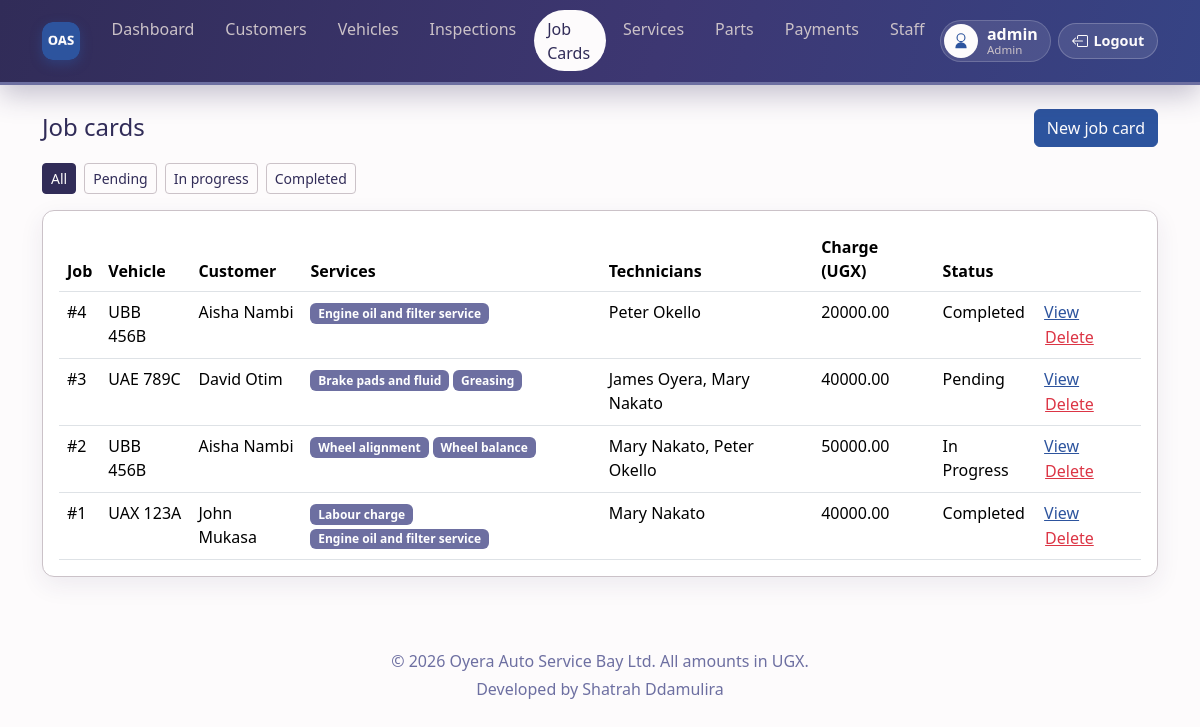
Screenshot of /orders/ (signed in) with the database file from the repository.
### orders/models.py (models this page shows, shortened)
class Order(models.Model):
    STATUS_CHOICES = [
        ('Pending', 'Pending'),
        ('In Progress', 'In Progress'),
        ('Completed', 'Completed'),
    ]
    order_id = models.AutoField(primary_key=True)
    vehicle = models.ForeignKey(Vehicle, on_delete=models.CASCADE)
    role = models.ManyToManyField(Role, blank=True)
    technicians = models.ManyToManyField(Employee, blank=True)
    service = models.ManyToManyField('services.Service', blank=True)
    description = models.TextField(blank=True)
    status = models.CharField(max_length=20, choices=STATUS_CHOICES, default='Pending')
    created_at = models.DateTimeField(auto_now_add=True)
    def service_total(self):
        total = 0
        for item in self.service.all():
            total += item.unit_cost
        return total

class Vehicle(models.Model):
    SIZE_CHOICES = [
        ('Heavy', 'Heavy'),
        ('Commercial', 'Commercial'),
        ('Small', 'Small'),
    ]
    vehicle_id = models.AutoField(primary_key=True)
    customer = models.ForeignKey(Customer, on_delete=models.CASCADE)
    size = models.CharField(max_length=20, choices=SIZE_CHOICES)
    car_model = models.CharField(max_length=50, blank=True)
    number_plate = models.CharField(max_length=20)

class Customer(models.Model):
    customer_id = models.AutoField(primary_key=True)
    customer_name = models.CharField(max_length=80)
    customer_email = models.EmailField(max_length=80, unique=True)
    phone_number = models.CharField(max_length=15)

### services/models.py (models this page shows, shortened)
class Service(models.Model):
    service_id = models.AutoField(primary_key=True)
    service_name = models.CharField(max_length=50)
    description = models.TextField()
    unit_cost = models.DecimalField(max_digits=15, decimal_places=2)

### employees/models.py (models this page shows, shortened)
class Employee(models.Model):
    ROLE_ADMIN = 'admin'
    ROLE_SENIOR = 'senior'
    ROLE_TECHNICIAN = 'technician'
    ROLE_CHOICES = [
        (ROLE_ADMIN, 'Admin'),
        (ROLE_SENIOR, 'Senior Technician'),
        (ROLE_TECHNICIAN, 'Technician'),
    ]
    employee_id = models.AutoField(primary_key=True)
    user = models.OneToOneField(User, on_delete=models.CASCADE, null=True, blank=True, related_name='employee')
    employee_name = models.CharField(max_length=80)
    date_of_birth = models.DateField()
    phone_number = models.CharField(max_length=15)
    email = models.EmailField(max_length=80, unique=True)
    job_role = models.CharField(max_length=20, choices=ROLE_CHOICES, default=ROLE_TECHNICIAN)
    has_nin = models.BooleanField(default=True)
    nin = models.CharField(max_length=20, blank=True)
    passport_number = models.CharField(max_length=50, blank=True)
    password = models.CharField(max_length=128, blank=True)

### orders/views.py (the view)
# urls.py: path('', views.order_list, name='order_list'),
@role_required(ADMIN, SENIOR, TECHNICIAN)
def order_list(request):
    orders = Order.objects.select_related('vehicle', 'vehicle__customer').prefetch_related('service', 'technicians').order_by('-created_at')
    employee = getattr(request.user, 'employee', None)
    if user_role(request.user) == TECHNICIAN and employee:
        orders = orders.filter(technicians=employee)
    status_filter = request.GET.get('status')
    allowed = {choice[0] for choice in Order.STATUS_CHOICES}
    if status_filter in allowed:
        orders = orders.filter(status=status_filter)
    else:
        status_filter = ''
    return render(request, 'orders/order_list.html', {
        'orders': orders,
        'status_filter': status_filter,
    })

### employees/access.py (called while the page is built)
def user_role(user):
    if not user.is_authenticated:
        return None
    if user.is_superuser:
        return ADMIN
    employee = getattr(user, 'employee', None)
    if employee:
        return employee.job_role
    return None

def role_required(*roles):
    def decorator(view_func):
        @login_required
        @wraps(view_func)
        def wrapped(request, *args, **kwargs):
            if user_role(request.user) not in roles:
                messages.error(request, 'You are not allowed to open that page.')
                return redirect('home')
            return view_func(request, *args, **kwargs)
        return wrapped
    return decorator

### orders/templates/orders/order_list.html (shortened to what this page needs)
{% extends "base.html" %}
{% block content %}
<div class="d-flex justify-content-between align-items-center mb-3">
    <h1 class="h4 mb-0">{% if is_technician %}My job cards{% else %}Job cards{% endif %}</h1>
    {% if can_manage_jobs %}
    <a href="{% url 'order_add' %}" class="btn btn-bay">New job card</a>
    {% endif %}
</div>
<div class="mb-3 d-flex flex-wrap gap-2">
    <a href="{% url 'order_list' %}" class="btn btn-sm {% if not status_filter %}btn-dark{% else %}btn-outline-dark{% endif %}">All</a>
    <a href="{% url 'order_list' %}?status=Pending" class="btn btn-sm {% if status_filter == 'Pending' %}btn-dark{% else %}btn-outline-dark{% endif %}">Pending</a>
    <a href="{% url 'order_list' %}?status=In+Progress" class="btn btn-sm {% if status_filter == 'In Progress' %}btn-dark{% else %}btn-outline-dark{% endif %}">In progress</a>
    <a href="{% url 'order_list' %}?status=Completed" class="btn btn-sm {% if status_filter == 'Completed' %}btn-dark{% else %}btn-outline-dark{% endif %}">Completed</a>
</div>
<div class="page-card p-3">
    <table class="table mb-0">
        <thead>
            <tr>
                <th>Job</th>
                <th>Vehicle</th>
                <th>Customer</th>
                <th>Services</th>
                <th>Technicians</th>
                <th>Charge (UGX)</th>
                <th>Status</th>
                <th></th>
            </tr>
        </thead>
        <tbody>
            {% for order in orders %}
            <tr data-href="{% url 'order_detail' order.order_id %}">
                <td>#{{ order.order_id }}</td>
                <td>{{ order.vehicle.number_plate }}</td>
                <td>{{ order.vehicle.customer.customer_name }}</td>
                <td>
                    {% for service in order.service.all %}
                        <span class="badge bg-secondary">{{ service.service_name }}</span>
                    {% empty %}None{% endfor %}
                </td>
                <td>
                    {% for tech in order.technicians.all %}
                        {{ tech.employee_name }}{% if not forloop.last %}, {% endif %}
                    {% empty %}None{% endfor %}
                </td>
                <td>{{ order.service_total }}</td>
                <td>{{ order.status }}</td>
                <td>
                    <a href="{% url 'order_detail' order.order_id %}">View</a>
                    {% if can_manage_jobs %}
                    {% include 'includes/delete_button.html' with delete_url='order_delete' pk=order.order_id %}
                    {% endif %}
                </td>
            </tr>
            {% endfor %}
        </tbody>
    </table>
</div>
{% endblock %}

### oas/templates/base.html (shortened to what this page needs)
{% load static %}
<!DOCTYPE html>
<html lang="en">
<head>
    <link href="https://cdn.jsdelivr.net/npm/bootstrap@5.3.3/dist/css/bootstrap.min.css" rel="stylesheet">
</head>
<body class="{% block body_class %}{% endblock %}">
{% if user.is_authenticated %}
{% with url_name=request.resolver_match.url_name|default:'' %}
<nav class="navbar navbar-expand-lg navbar-dark sticky-top app-nav mb-4">
    <div class="container">
        <a class="navbar-brand d-flex align-items-center" href="{% url 'home' %}" title="OAS Bay">
            <img src="{% static 'employees/logo.png' %}" alt="OAS Bay" class="brand-mark" width="38" height="38">
        </a>
        <div class="d-flex align-items-center order-lg-3 ms-auto ms-lg-0">
            <div class="profile-chip" title="{{ profile_name }}">
                <span class="profile-icon" aria-hidden="true">
                    <svg xmlns="http://www.w3.org/2000/svg" width="18" height="18" fill="currentColor" viewBox="0 0 16 16">
                        <path d="M8 8a3 3 0 1 0 0-6 3 3 0 0 0 0 6m4-3a4 4 0 1 1-8 0 4 4 0 0 1 8 0M8 9a5 5 0 0 0-5 5 .5.5 0 0 0 .5.5h9a.5.5 0 0 0 .5-.5 5 5 0 0 0-5-5"/>
                    </svg>
                </span>
                <span class="d-none d-md-block">
                    <strong>{{ profile_name }}</strong>
                    <small>{{ role_label }}</small>
                </span>
            </div>
            <form method="post" action="{% url 'logout' %}" class="d-inline">
                <button type="submit" class="logout-btn" title="Logout">
                    <span class="d-none d-sm-inline">Logout</span>
                </button>
            </form>
        </div>
        <div class="collapse navbar-collapse order-lg-2" id="mainNav">
            <ul class="navbar-nav mx-lg-auto my-2 my-lg-0">
                <li class="nav-item"><a class="nav-link {% if url_name == 'home' %}active{% endif %}" href="{% url 'home' %}">Dashboard</a></li>
                {% if can_manage_customers %}
                <li class="nav-item"><a class="nav-link {% if url_name == 'customer_list' or url_name == 'customer_add' %}active{% endif %}" href="{% url 'customer_list' %}">Customers</a></li>
                <li class="nav-item"><a class="nav-link {% if url_name == 'vehicle_list' or url_name == 'vehicle_add' %}active{% endif %}" href="{% url 'vehicle_list' %}">Vehicles</a></li>
                {% endif %}
                {% if can_inspect %}
                <li class="nav-item"><a class="nav-link {% if url_name == 'inspection_list' or url_name == 'inspection_add' %}active{% endif %}" href="{% url 'inspection_list' %}">Inspections</a></li>
                {% endif %}
                {% if can_view_jobs %}
                <li class="nav-item"><a class="nav-link {% if url_name == 'order_list' or url_name == 'order_add' or url_name == 'order_detail' %}active{% endif %}" href="{% url 'order_list' %}">Job Cards</a></li>
                {% endif %}
                {% if can_view_services %}
                <li class="nav-item"><a class="nav-link {% if url_name == 'service_list' or url_name == 'service_add' or url_name == 'service_edit' %}active{% endif %}" href="{% url 'service_list' %}">Services</a></li>
                {% endif %}
                {% if can_view_parts %}
                <li class="nav-item"><a class="nav-link " href="{% url 'part_list' %}">{% if is_technician %}Issued parts{% else %}Parts{% endif %}</a></li>
                {% endif %}
                {% if can_manage_payments %}
                <li class="nav-item"><a class="nav-link {% if url_name == 'payment_list' or url_name == 'payment_add' or url_name == 'receipt_view' %}active{% endif %}" href="{% url 'payment_list' %}">Payments</a></li>
                {% elif can_view_receipts %}
                <li class="nav-item"><a class="nav-link {% if url_name == 'payment_list' or url_name == 'receipt_view' %}active{% endif %}" href="{% url 'payment_list' %}">Receipts</a></li>
                {% endif %}
                {% if can_manage_staff %}
                <li class="nav-item"><a class="nav-link " href="{% url 'employee_list' %}">Staff</a></li>
                {% endif %}
            </ul>
        </div>
    </div>
</nav>
{% endwith %}
{% else %}
<div class="py-4 auth-spacer"></div>
{% endif %}
<main class="container pb-5">
    {% block content %}{% endblock %}
</main>
<footer class="text-center py-4">
    <div>&copy; 2026 Oyera Auto Service Bay Ltd. All amounts in UGX.</div>
    <div class="mt-1">Developed by Shatrah Ddamulira</div>
</footer>
</body>
</html>

### oas/templates/includes/delete_button.html (shortened to what this page needs)
<form method="post" action="{% url delete_url pk %}" class="d-inline" onsubmit="return confirm('Delete this record?');">
    <button type="submit" class="btn btn-link text-danger p-0 align-baseline">Delete</button>
</form>

### oas/templates/base.html (style rules this page uses)
:root { --paper: #fdfbfc; --mist: #cbc2c8; --slate: #6d6fa1; --bay: #2d549e; --ink: #312c58; }
html { scroll-behavior: smooth; }
body { background: var(--paper); color: var(--ink); min-height: 100vh; }
a { color: var(--bay); }
.navbar.app-nav { background: linear-gradient(105deg, var(--ink) 0%, #3d3772 55%, var(--bay) 160%) !important; box-shadow: 0 10px 28px rgba(49,44,88,.28); padding-top: .65rem; padding-bottom: .65rem; border-bottom: 3px solid var(--slate); }
.navbar-brand { color: var(--paper) !important; font-weight: 700; letter-spacing: .02em; }
.brand-mark { width: 38px; height: 38px; border-radius: 11px; display: block; box-shadow: 0 4px 12px rgba(45,84,158,.45); }
.nav-link { color: var(--mist) !important; border-radius: 999px; padding: 0.4rem 0.85rem !important; margin: 0 0.12rem; font-weight: 500; transition: color .2s ease, background-color .2s ease; }
.nav-link.active { background: var(--paper); color: var(--ink) !important; }
.profile-chip { display: flex; align-items: center; gap: .55rem; background: rgba(253,251,252,.1); border: 1px solid rgba(253,251,252,.18); border-radius: 999px; padding: .2rem .75rem .2rem .2rem; color: var(--paper); max-width: 220px; }
.profile-chip strong, .profile-chip small { display: block; line-height: 1.15; }
.profile-chip strong { overflow: hidden; text-overflow: ellipsis; white-space: nowrap; }
.profile-chip small { color: var(--mist); font-size: .72rem; }
.profile-icon { width: 34px; height: 34px; border-radius: 50%; background: var(--paper); color: var(--bay); display: inline-flex; align-items: center; justify-content: center; font-weight: 700; flex-shrink: 0; }
.logout-btn { display: inline-flex; align-items: center; gap: .35rem; border: 1px solid rgba(253,251,252,.22); background: rgba(253,251,252,.1); color: var(--paper); border-radius: 999px; padding: .4rem .8rem; margin-left: .45rem; font-size: .9rem; font-weight: 600; cursor: pointer; }
.page-card { background: #fff; border: 1px solid var(--mist); border-radius: 12px; box-shadow: 0 8px 24px rgba(49,44,88,.08); transition: box-shadow .2s ease, transform .2s ease; }
.btn { transition: background-color .2s ease, color .2s ease, transform .15s ease, box-shadow .2s ease; }
.btn-bay { background: var(--bay); color: var(--paper); border-color: var(--bay); }
.btn-dark { background: var(--ink); border-color: var(--ink); color: var(--paper); }
.btn-outline-dark { color: var(--ink); border-color: var(--mist); }
footer { color: var(--slate); }
.table thead { background: var(--ink); color: var(--paper); }
.bg-secondary { background-color: var(--slate) !important; }
tr[data-href] { cursor: pointer; }
main.container { animation: pageIn .22s ease; }

### rows the page displays
Order: order_id "4", vehicle.number_plate "UBB 456B", vehicle.customer.customer_name "Aisha Nambi", service_total "20000.00", status "Completed"
Service: service_name "Engine oil and filter service"
Employee: employee_name "Peter Okello"
Order: order_id "3", vehicle.number_plate "UAE 789C", vehicle.customer.customer_name "David Otim", service_total "40000.00", status "Pending"
Service: service_name "Brake pads and fluid"
Service: service_name "Greasing"
Employee: employee_name "James Oyera"
Employee: employee_name "Mary Nakato"
Order: order_id "2", vehicle.number_plate "UBB 456B", vehicle.customer.customer_name "Aisha Nambi", service_total "50000.00", status "In Progress"
Service: service_name "Wheel alignment"
Service: service_name "Wheel balance"
Order: order_id "1", vehicle.number_plate "UAX 123A", vehicle.customer.customer_name "John Mukasa", service_total "40000.00", status "Completed"
Service: service_name "Labour charge"

### other values shown
{{ profile_name }} "admin"
{{ role_label }} "Admin"
